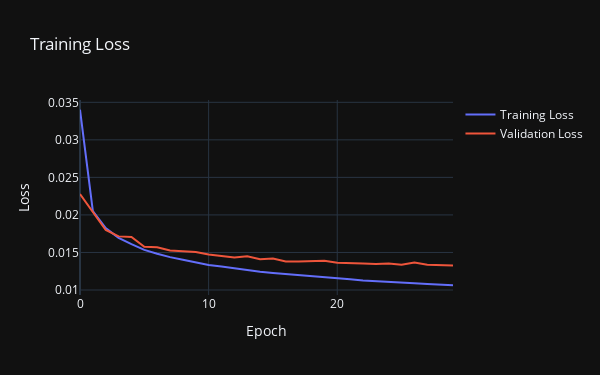

The cell this chart's notebook holds for it:
### Code cell
plt_loss(H)

### Figure 1 — Plotly figure (JSON) as saved in the notebook; plotly's stock layout.template omitted (floating-point values rounded to 4 significant figures)
{"data": [{"mode": "lines", "name": "Training Loss", "type": "scatter", "y": [0.03401, 0.02051, 0.01823, 0.01694, 0.01611, 0.01535, 0.01484, 0.01438, 0.01403, 0.01367, 0.01334, 0.01313, 0.01287, 0.01266, 0.01242, 0.01225, 0.0121, 0.01195, 0.01179, 0.01166, 0.01153, 0.01143, 0.01128, 0.01116, 0.01106, 0.01096, 0.01089, 0.01081, 0.01069, 0.01063]}, {"mode": "lines", "name": "Validation Loss", "type": "scatter", "y": [0.02278, 0.0204, 0.018, 0.01714, 0.01707, 0.01575, 0.01568, 0.01527, 0.01519, 0.01507, 0.01472, 0.01451, 0.01433, 0.0145, 0.01411, 0.01418, 0.01381, 0.01379, 0.01381, 0.0139, 0.01361, 0.01361, 0.01353, 0.01347, 0.01352, 0.01336, 0.01365, 0.01338, 0.01336, 0.01325]}], "layout": {"height": 375, "title": {"text": "Training Loss"}, "width": 600, "xaxis": {"autorange": true, "range": [0, 29], "title": {"text": "Epoch"}}, "yaxis": {"autorange": true, "range": [0.009333, 0.03531], "title": {"text": "Loss"}, "type": "linear"}}}
